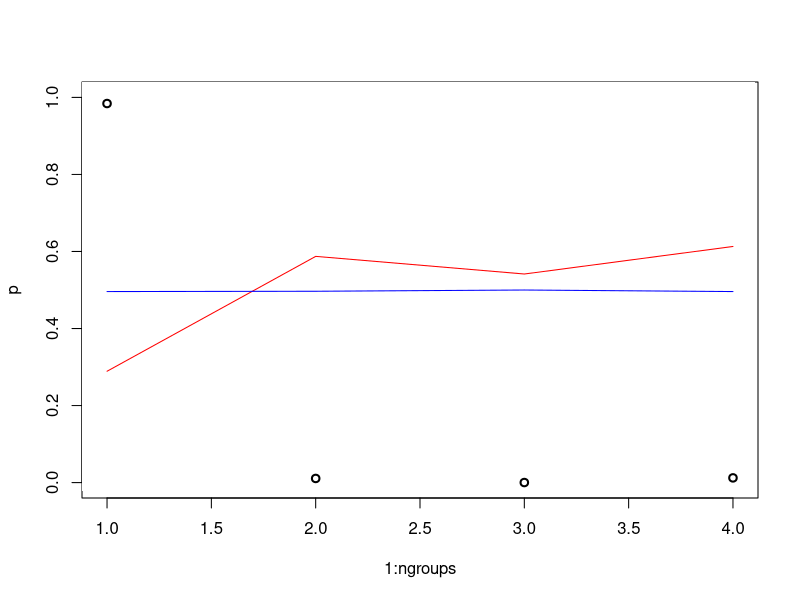

Write the R code that produced this figure.


feet_marker_sim <- function(
    tmax=1000,
    ngroups=2 ,
    d=0.1, #coordination benefit
    g=0.1, #extra coordination benefit among mutualists
    h=0.1, #mis-coordination cost for mutualists
    a=0.9, #probability of assorting on marker
    m0=0.01, #proportion of population considering migration
    mu=0.5, #proportion of migrants that are payoff-biased
    s=c(0.5, 0.5), #proportion of total population in each group
    init_p=c(0.55,0.45), #intial proportion of behavior 0 in each group
    init_q=c(0.51,0.49), #intial proportion of marker 0 in each group 
    draw=TRUE ) {


    #tmax <- 100
    #ngroups <- 2
    #d <- 0.1 #coordination benefit
    #g <- 0 #extra coordination benefit among mutualists
    #h <- 0 #mis-coordination cost for mutualists
    #a <- 0.9 #probability of assorting on marker
    #m0 <- 0.01 #base proportion of each group that migrates
    #mu <- 0 #mean-payoff bias in migration decisions
    #s <- c(0.5, 0.5) #proportion of total population in each group
    #draw <- TRUE



    # init matrix of states
    # x[[k]][i,j] gives frequency of xijk
    xblank <- matrix(0,nrow=2,ncol=2)
    x <- list(xblank)
    for ( i in 1:ngroups ) {
        x[[i]] <- xblank
    }

    # init vector of group-mean fitnesses
    fit <- rep(0, times=ngroups)
    
    # fitness function
    # w0jk = 1-h+(d+g+h)((1-a)*p0k+a*x0jk/qjk)
    # w1jk = 1+d*((1-a)*p1k+a*x1jk/qjk)
    wijk <- function( i , j , k ) {

        i <- i+1 #turn behav and marker indices into matrix indices
        j <- j+1
        
        if (i==1) {
            w <- 1 - h + (d + g + h)*( (1 - a)*(x[[k]][1,1] + x[[k]][1,2]) +
                                        a*x[[k]][1,j]/(x[[k]][1,j] + x[[k]][2,j]) )
        } else {
            w <- 1 + d*( (1 - a)*(x[[k]][2,1] + x[[k]][2,2]) +
                            a*x[[k]][2,j]/(x[[k]][1,j] + x[[k]][2,j]) )
        } #else

        w
    }

    
    # payoff-biased migration function 1 outgroup
    mij <- function( i , j ) {
        #mij <- m0( 1 + mu*(fit[j] - fit[i]) ) #original R&B payoff-biased migration
        mij <- m0*(1-mu)/2 + m0*mu*(fit[j]/(fit[i]+fit[j]))   
        mij 
    }
    
    # payoff-biased migration function when compare to 2 neighboring groups
        m_kto <- function( k , t , o ) { #migrants from ingroup k, to target t, given the opposite side group o
        
        mkt <- m0*(1-mu)/3 + m0*mu*(fit[t]/(fit[k]+fit[t]+fit[o]))   #those that move to target group
        mkt
    }


    # group index bounding function
    groupindex <- function( k ) {
        k <- ifelse( k > ngroups , 1 , k )
        k <- ifelse( k < 1 , ngroups , k )
        k
    }
    
    #initial frequencies with no linkage
    for ( k in 1:ngroups ) {
        if ( missing(init_p) || missing(init_q) ) {
            p <- runif(1)  
            q <- runif(1)
            x[[k]][1,1] <- p*q
            x[[k]][1,2] <- p*(1-q)
            x[[k]][2,1] <- (1-p)*q
            x[[k]][2,2] <- (1-p)*(1-q)
        } else {
            p <- init_p[k]  
            q <- init_q[k]
            x[[k]][1,1] <- p*q
            x[[k]][1,2] <- p*(1-q)
            x[[k]][2,1] <- (1-p)*q
            x[[k]][2,2] <- (1-p)*(1-q) 
        } #else
    }


    #initialize matrices to hold p, q, D, and s for all groups
    p_mat <- NULL
    q_mat <- NULL
    D_mat <- NULL
    s_mat <- s
    fit_mat <- c(.5,.5)
    for ( k in 1:ngroups ) {
        p_mat <- cbind(p_mat, x[[k]][1,1] + x[[k]][1,2])
        q_mat <- cbind(q_mat, x[[k]][1,1] + x[[k]][2,1])
        D_mat <- cbind(D_mat, x[[k]][1,1]*x[[k]][2,2] - x[[k]][1,2]*x[[k]][2,1])
    }
    
    print("START")
    print(x)
    
    for ( t in 1:tmax ) {

        xnew <- x 

        # learning
        for( k in 1:ngroups ) {
            w11k <- wijk( 1 , 1 , k )
            w10k <- wijk( 1 , 0 , k )
            w01k <- wijk( 0 , 1 , k )
            w00k <- wijk( 0 , 0 , k )
            wbar <- x[[k]][1,1]*w00k + x[[k]][1,2]*w01k + x[[k]][2,1]*w10k + x[[k]][2,2]*w11k
            xnew[[k]][1,1] <- x[[k]][1,1] * w00k / wbar
            xnew[[k]][1,2] <- x[[k]][1,2] * w01k / wbar
            xnew[[k]][2,1] <- x[[k]][2,1] * w10k / wbar
            xnew[[k]][2,2] <- x[[k]][2,2] * w11k / wbar

            fit[k] <- wbar #save group-mean fitness for later
        } #k

        xnewnew <- xnew
        snew <- s

        # migrate
        for( k in 1:ngroups ) {
            n1 <- groupindex(k+1)   #index for right side group
            n2 <- groupindex(k-1)   #index for left side group
            m_k_n1 <- m_kto( k , n1, n2) #from k (ingroup) to n1 (target)
            m_n1_k <- m_kto( n1, k, n2 )
            m_k_n2 <- m_kto( k , n2, n1 ) 
            m_n2_k <- m_kto( n2, k , n1)

            for ( i in 1:2 ) {
                for ( j in 1:2 ) {

                    #for now assume only two groups
                    xnewnew[[k]][i,j] <- ( xnew[[k]][i,j]*s[k]*( 1 - m_k_n1 - m_k_n2) +   # those staying in k
                                            xnew[[n1]][i,j]*s[n1]*m_n1_k +                # those coming from n1
                                            xnew[[n2]][i,j]*s[n2]*m_n2_k)/                # those coming from n2
                                            ( s[k]*( 1 - m_k_n1 ) + s[n1]*m_n1_k  + s[n2]*m_n2_k )  #total new population in group k
                                            
                } #j
            } #i

            #recursion for group size    
            snew[k] <- s[k]*(1 - m_k_n1) + s[n1]*m_n1_k + s[n2]*m_n2_k

        } #k

        x <- xnewnew
        s <- snew
        
        
        # draw
        if ( draw==TRUE ) {
            p <- sapply( 1:ngroups , function(z) x[[z]][1,1] + x[[z]][1,2] )
            q <- sapply( 1:ngroups , function(z) x[[z]][1,1] + x[[z]][2,1] )
            linkage <- sapply( 1:ngroups , function(z) x[[z]][1,1]*x[[z]][2,2] - x[[z]][1,2]*x[[z]][2,1] )
            linkage <- linkage + 0.5
            
            #update results matrices
            # p_mat <- rbind(p_mat, p)
            # q_mat <- rbind(q_mat, q)
            # D_mat <- rbind(D_mat, linkage-0.5)
            s_mat <- rbind(s_mat, s)
            # fit_mat <-rbind(fit_mat, fit/sum(fit))
            
            if ( t==1 ) {
                plot( 1:ngroups , p , ylim=c(0,1) , lwd=2 )
            } else {
                rect( 0,-.02,ngroups+.1,1.1 , col="white" , border="white" )
                points( 1:ngroups , p , lwd=2 )
            }
            lines( 1:ngroups , q , col="red" )
            lines( 1:ngroups , linkage , col="blue" )
            lines( 1:ngroups , s , col="green") #proportion of population in each group

        }
        
    } # t
    print("END")
    invisible(x)

    print(s[1:ngroups])
    print(fit)
    
    # plot(0:tmax, p_mat[,1], ylim=c(0,1) , lwd=2, col="black" )
    # points(0:tmax, p_mat[,2], ylim=c(0,1) , lwd=2, col="blue")
    # lines(0:tmax, q_mat[,1], ylim=c(0,1) , lwd=2, col="black")
    # lines(0:tmax, q_mat[,2], ylim=c(0,1) , lwd=2, col="blue")
    # lines(0:tmax, D_mat[,1], ylim=c(0,1) , lwd=2, col="black", lty=3)
    # lines(0:tmax, D_mat[,2], ylim=c(0,1) , lwd=2, col="blue", lty=3)
    # lines(0:tmax, s_mat[,1], ylim=c(0,1) , lwd=3, col="black", lty=4)
    # lines(0:tmax, s_mat[,2], ylim=c(0,1) , lwd=3, col="blue", lty=2)
    # lines(0:tmax, fit_mat[,1], ylim=c(0,1) , lwd=3, col="darkgrey", lty=3)
    # lines(0:tmax, fit_mat[,2], ylim=c(0,1) , lwd=3, col="lightblue", lty=3)
    # 
    print(x)

} #function

feet_marker_sim(
    ngroups=4,
    tmax=500,
    d=0.5, #coordination benefit
    g=0.5, #extra coordination benefit among mutualists
    h=0, #mis-coordination cost for mutualists
    a=1, #probability of assorting on marker
    m0=0.01, #base proportion of each group that migrates
    mu=.9, #mean-payoff bias in migration decisions
    s=c(0.25, 0.25, .25, .25), #proportion of total population in each group
    init_p=c(0.9,0.1,.1,.1), #intial proportion of behavior 0 in each group
    init_q=c(0.5,.5,.49,.51), #intial proportion of marker 0 in each group 
    draw=TRUE )


